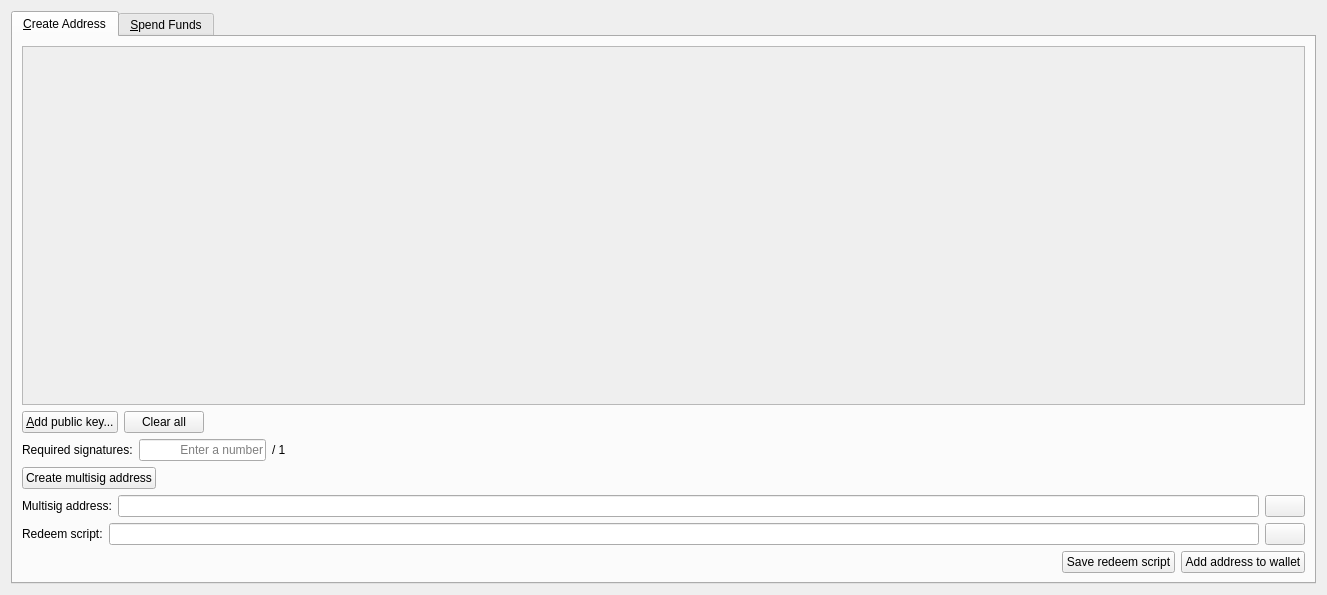
<?xml version="1.0" encoding="UTF-8"?>
<ui version="4.0">
 <class>MultisigDialog</class>
 <widget class="QWidget" name="MultisigDialog">
  <property name="geometry">
   <rect>
    <x>0</x>
    <y>0</y>
    <width>1327</width>
    <height>595</height>
   </rect>
  </property>
  <property name="windowTitle">
   <string>Multisig</string>
  </property>
  <layout class="QVBoxLayout" name="verticalLayout_2">
   <item>
    <widget class="QTabWidget" name="tabWidget">
     <property name="currentIndex">
      <number>0</number>
     </property>
     <widget class="QWidget" name="tabCreateAddress">
      <attribute name="title">
       <string>&amp;Create Address</string>
      </attribute>
      <layout class="QVBoxLayout" name="verticalLayout">
       <item>
        <widget class="QScrollArea" name="scrollArea">
         <property name="widgetResizable">
          <bool>true</bool>
         </property>
         <widget class="QWidget" name="scrollAreaWidgetContents">
          <property name="geometry">
           <rect>
            <x>0</x>
            <y>0</y>
            <width>1283</width>
            <height>345</height>
           </rect>
          </property>
          <layout class="QVBoxLayout" name="verticalLayout_3">
           <item>
            <layout class="QVBoxLayout" name="pubkeyEntries"/>
           </item>
           <item>
            <spacer name="verticalSpacer">
             <property name="orientation">
              <enum>Qt::Vertical</enum>
             </property>
             <property name="sizeHint" stdset="0">
              <size>
               <width>20</width>
               <height>40</height>
              </size>
             </property>
            </spacer>
           </item>
          </layout>
         </widget>
        </widget>
       </item>
       <item>
        <layout class="QHBoxLayout" name="horizontalLayout_14">
         <item>
          <widget class="QPushButton" name="addPubKeyButton">
           <property name="toolTip">
            <string>Add a member to the signing pool</string>
           </property>
           <property name="text">
            <string>&amp;Add public key...</string>
           </property>
           <property name="icon">
            <iconset resource="../bitcoin.qrc">
             <normaloff>:/icons/add</normaloff>:/icons/add</iconset>
           </property>
          </widget>
         </item>
         <item>
          <widget class="QPushButton" name="clearButton">
           <property name="sizePolicy">
            <sizepolicy hsizetype="Minimum" vsizetype="Fixed">
             <horstretch>0</horstretch>
             <verstretch>0</verstretch>
            </sizepolicy>
           </property>
           <property name="toolTip">
            <string>Remove all public key fields</string>
           </property>
           <property name="text">
            <string>Clear all</string>
           </property>
           <property name="icon">
            <iconset resource="../bitcoin.qrc">
             <normaloff>:/icons/remove</normaloff>:/icons/remove</iconset>
           </property>
           <property name="autoRepeatDelay">
            <number>300</number>
           </property>
          </widget>
         </item>
         <item>
          <spacer name="horizontalSpacer_8">
           <property name="orientation">
            <enum>Qt::Horizontal</enum>
           </property>
           <property name="sizeHint" stdset="0">
            <size>
             <width>40</width>
             <height>20</height>
            </size>
           </property>
          </spacer>
         </item>
        </layout>
       </item>
       <item>
        <layout class="QHBoxLayout" name="horizontalLayout_2">
         <item>
          <widget class="QLabel" name="requiredSignaturesLabel">
           <property name="text">
            <string>Required signatures:</string>
           </property>
          </widget>
         </item>
         <item>
          <widget class="QLineEdit" name="requiredSignatures">
           <property name="sizePolicy">
            <sizepolicy hsizetype="Minimum" vsizetype="Fixed">
             <horstretch>0</horstretch>
             <verstretch>0</verstretch>
            </sizepolicy>
           </property>
           <property name="minimumSize">
            <size>
             <width>127</width>
             <height>0</height>
            </size>
           </property>
           <property name="text">
            <string/>
           </property>
           <property name="maxLength">
            <number>2</number>
           </property>
           <property name="frame">
            <bool>true</bool>
           </property>
           <property name="alignment">
            <set>Qt::AlignRight|Qt::AlignTrailing|Qt::AlignVCenter</set>
           </property>
           <property name="placeholderText">
            <string>Enter a number</string>
           </property>
          </widget>
         </item>
         <item>
          <widget class="QLabel" name="maxSignaturesLabel">
           <property name="text">
            <string notr="true">/ 1</string>
           </property>
          </widget>
         </item>
         <item>
          <spacer name="horizontalSpacer_2">
           <property name="orientation">
            <enum>Qt::Horizontal</enum>
           </property>
           <property name="sizeHint" stdset="0">
            <size>
             <width>40</width>
             <height>20</height>
            </size>
           </property>
          </spacer>
         </item>
        </layout>
       </item>
       <item>
        <layout class="QHBoxLayout" name="horizontalLayout">
         <item>
          <widget class="QPushButton" name="createAddressButton">
           <property name="text">
            <string>Create multisig address</string>
           </property>
          </widget>
         </item>
         <item>
          <spacer name="horizontalSpacer">
           <property name="orientation">
            <enum>Qt::Horizontal</enum>
           </property>
           <property name="sizeHint" stdset="0">
            <size>
             <width>40</width>
             <height>20</height>
            </size>
           </property>
          </spacer>
         </item>
        </layout>
       </item>
       <item>
        <layout class="QHBoxLayout" name="horizontalLayoutMultisigAddress">
         <item>
          <widget class="QLabel" name="multisigAddressLabel">
           <property name="text">
            <string>Multisig address:</string>
           </property>
          </widget>
         </item>
         <item>
          <widget class="QLineEdit" name="multisigAddress">
           <property name="readOnly">
            <bool>true</bool>
           </property>
          </widget>
         </item>
         <item>
          <widget class="QPushButton" name="copyMultisigAddressButton">
           <property name="toolTip">
            <string>Copy the multisig address to the system clipboard</string>
           </property>
           <property name="text">
            <string/>
           </property>
           <property name="icon">
            <iconset resource="../bitcoin.qrc">
             <normaloff>:/icons/editcopy</normaloff>:/icons/editcopy</iconset>
           </property>
           <property name="autoDefault">
            <bool>false</bool>
           </property>
          </widget>
         </item>
        </layout>
       </item>
       <item>
        <layout class="QHBoxLayout" name="horizontalLayout_3">
         <item>
          <widget class="QLabel" name="redeemScriptLabel">
           <property name="text">
            <string>Redeem script:</string>
           </property>
          </widget>
         </item>
         <item>
          <widget class="QLineEdit" name="redeemScript">
           <property name="readOnly">
            <bool>true</bool>
           </property>
          </widget>
         </item>
         <item>
          <widget class="QPushButton" name="copyRedeemScriptButton">
           <property name="toolTip">
            <string>Copy the redeem script to the system clipboard</string>
           </property>
           <property name="text">
            <string/>
           </property>
           <property name="icon">
            <iconset resource="../bitcoin.qrc">
             <normaloff>:/icons/editcopy</normaloff>:/icons/editcopy</iconset>
           </property>
           <property name="autoDefault">
            <bool>false</bool>
           </property>
          </widget>
         </item>
        </layout>
       </item>
       <item>
        <layout class="QHBoxLayout" name="horizontalLayout_15">
         <item>
          <spacer name="horizontalSpacer_11">
           <property name="orientation">
            <enum>Qt::Horizontal</enum>
           </property>
           <property name="sizeHint" stdset="0">
            <size>
             <width>40</width>
             <height>20</height>
            </size>
           </property>
          </spacer>
         </item>
         <item>
          <widget class="QPushButton" name="saveRedeemScriptButton">
           <property name="toolTip">
            <string>The redeem script will be required to spend the funds sent to the multisig address</string>
           </property>
           <property name="text">
            <string>Save redeem script</string>
           </property>
          </widget>
         </item>
         <item>
          <widget class="QPushButton" name="saveMultisigAddressButton">
           <property name="toolTip">
            <string>Add the multisig address to your personal addresses</string>
           </property>
           <property name="text">
            <string>Add address to wallet</string>
           </property>
          </widget>
         </item>
        </layout>
       </item>
      </layout>
     </widget>
     <widget class="QWidget" name="tabSpendFunds">
      <attribute name="title">
       <string>&amp;Spend Funds</string>
      </attribute>
      <layout class="QVBoxLayout" name="verticalLayout_13">
       <item>
        <layout class="QVBoxLayout" name="verticalLayout_8">
         <item>
          <layout class="QHBoxLayout" name="horizontalLayout_4">
           <item>
            <widget class="QGroupBox" name="inputsBox">
             <property name="title">
              <string>Inputs</string>
             </property>
             <layout class="QVBoxLayout" name="verticalLayout_6">
              <item>
               <widget class="QScrollArea" name="scrollArea_2">
                <property name="minimumSize">
                 <size>
                  <width>0</width>
                  <height>0</height>
                 </size>
                </property>
                <property name="widgetResizable">
                 <bool>true</bool>
                </property>
                <widget class="QWidget" name="scrollAreaWidgetContents_2">
                 <property name="geometry">
                  <rect>
                   <x>0</x>
                   <y>0</y>
                   <width>616</width>
                   <height>271</height>
                  </rect>
                 </property>
                 <layout class="QVBoxLayout" name="verticalLayout_4">
                  <item>
                   <layout class="QVBoxLayout" name="inputs"/>
                  </item>
                  <item>
                   <spacer name="verticalSpacer_2">
                    <property name="orientation">
                     <enum>Qt::Vertical</enum>
                    </property>
                    <property name="sizeHint" stdset="0">
                     <size>
                      <width>20</width>
                      <height>42</height>
                     </size>
                    </property>
                   </spacer>
                  </item>
                 </layout>
                </widget>
               </widget>
              </item>
              <item>
               <layout class="QHBoxLayout" name="horizontalLayout_6">
                <item>
                 <spacer name="horizontalSpacer_9">
                  <property name="orientation">
                   <enum>Qt::Horizontal</enum>
                  </property>
                  <property name="sizeHint" stdset="0">
                   <size>
                    <width>40</width>
                    <height>20</height>
                   </size>
                  </property>
                 </spacer>
                </item>
                <item>
                 <widget class="QLabel" name="inputsAmountLabel">
                  <property name="text">
                   <string>Inputs amount:</string>
                  </property>
                 </widget>
                </item>
                <item>
                 <widget class="QLabel" name="inputsAmount">
                  <property name="text">
                   <string notr="true">123.456</string>
                  </property>
                  <property name="textInteractionFlags">
                   <set>Qt::LinksAccessibleByMouse|Qt::TextSelectableByKeyboard|Qt::TextSelectableByMouse</set>
                  </property>
                 </widget>
                </item>
                <item>
                 <widget class="QLabel" name="label">
                  <property name="text">
                   <string notr="true">XSC</string>
                  </property>
                 </widget>
                </item>
               </layout>
              </item>
              <item>
               <layout class="QHBoxLayout" name="horizontalLayout_5">
                <item>
                 <widget class="QPushButton" name="addInputButton">
                  <property name="text">
                   <string>Add input...</string>
                  </property>
                  <property name="icon">
                   <iconset resource="../bitcoin.qrc">
                    <normaloff>:/icons/add</normaloff>:/icons/add</iconset>
                  </property>
                 </widget>
                </item>
                <item>
                 <spacer name="horizontalSpacer_3">
                  <property name="orientation">
                   <enum>Qt::Horizontal</enum>
                  </property>
                  <property name="sizeHint" stdset="0">
                   <size>
                    <width>40</width>
                    <height>20</height>
                   </size>
                  </property>
                 </spacer>
                </item>
               </layout>
              </item>
             </layout>
            </widget>
           </item>
           <item>
            <widget class="QGroupBox" name="outputsBox">
             <property name="title">
              <string>Outputs</string>
             </property>
             <layout class="QVBoxLayout" name="verticalLayout_7">
              <item>
               <widget class="QScrollArea" name="scrollArea_3">
                <property name="minimumSize">
                 <size>
                  <width>0</width>
                  <height>0</height>
                 </size>
                </property>
                <property name="widgetResizable">
                 <bool>true</bool>
                </property>
                <widget class="QWidget" name="scrollAreaWidgetContents_3">
                 <property name="geometry">
                  <rect>
                   <x>0</x>
                   <y>0</y>
                   <width>615</width>
                   <height>243</height>
                  </rect>
                 </property>
                 <layout class="QVBoxLayout" name="verticalLayout_5">
                  <item>
                   <layout class="QVBoxLayout" name="outputs"/>
                  </item>
                  <item>
                   <spacer name="verticalSpacer_3">
                    <property name="orientation">
                     <enum>Qt::Vertical</enum>
                    </property>
                    <property name="sizeHint" stdset="0">
                     <size>
                      <width>20</width>
                      <height>42</height>
                     </size>
                    </property>
                   </spacer>
                  </item>
                 </layout>
                </widget>
               </widget>
              </item>
              <item>
               <layout class="QHBoxLayout" name="horizontalLayout_7">
                <item>
                 <spacer name="horizontalSpacer_10">
                  <property name="orientation">
                   <enum>Qt::Horizontal</enum>
                  </property>
                  <property name="sizeHint" stdset="0">
                   <size>
                    <width>40</width>
                    <height>20</height>
                   </size>
                  </property>
                 </spacer>
                </item>
                <item>
                 <widget class="QLabel" name="outputsAmountLabel">
                  <property name="text">
                   <string>Outputs amount:</string>
                  </property>
                 </widget>
                </item>
                <item>
                 <widget class="QLabel" name="outputsAmount">
                  <property name="text">
                   <string notr="true">123.456</string>
                  </property>
                  <property name="textInteractionFlags">
                   <set>Qt::LinksAccessibleByMouse|Qt::TextSelectableByKeyboard|Qt::TextSelectableByMouse</set>
                  </property>
                 </widget>
                </item>
                <item>
                 <widget class="QLabel" name="label_2">
                  <property name="text">
                   <string notr="true">XSC</string>
                  </property>
                 </widget>
                </item>
               </layout>
              </item>
              <item>
               <layout class="QHBoxLayout" name="horizontalLayout_16">
                <item>
                 <spacer name="horizontalSpacer_12">
                  <property name="orientation">
                   <enum>Qt::Horizontal</enum>
                  </property>
                  <property name="sizeHint" stdset="0">
                   <size>
                    <width>40</width>
                    <height>20</height>
                   </size>
                  </property>
                 </spacer>
                </item>
                <item>
                 <widget class="QLabel" name="feeLabel">
                  <property name="text">
                   <string>Fee:</string>
                  </property>
                 </widget>
                </item>
                <item>
                 <widget class="QLabel" name="fee">
                  <property name="text">
                   <string notr="true">123.456</string>
                  </property>
                 </widget>
                </item>
                <item>
                 <widget class="QLabel" name="label_3">
                  <property name="text">
                   <string notr="true">XSC</string>
                  </property>
                 </widget>
                </item>
               </layout>
              </item>
              <item>
               <layout class="QHBoxLayout" name="horizontalLayout_8">
                <item>
                 <widget class="QPushButton" name="addOutputButton">
                  <property name="text">
                   <string>Add output...</string>
                  </property>
                  <property name="icon">
                   <iconset resource="../bitcoin.qrc">
                    <normaloff>:/icons/add</normaloff>:/icons/add</iconset>
                  </property>
                 </widget>
                </item>
                <item>
                 <spacer name="horizontalSpacer_4">
                  <property name="orientation">
                   <enum>Qt::Horizontal</enum>
                  </property>
                  <property name="sizeHint" stdset="0">
                   <size>
                    <width>40</width>
                    <height>20</height>
                   </size>
                  </property>
                 </spacer>
                </item>
               </layout>
              </item>
             </layout>
            </widget>
           </item>
          </layout>
         </item>
         <item>
          <layout class="QHBoxLayout" name="horizontalLayout_9">
           <item>
            <widget class="QPushButton" name="createTransactionButton">
             <property name="text">
              <string>Create transaction</string>
             </property>
            </widget>
           </item>
           <item>
            <spacer name="horizontalSpacer_5">
             <property name="orientation">
              <enum>Qt::Horizontal</enum>
             </property>
             <property name="sizeHint" stdset="0">
              <size>
               <width>40</width>
               <height>20</height>
              </size>
             </property>
            </spacer>
           </item>
          </layout>
         </item>
        </layout>
       </item>
       <item>
        <layout class="QVBoxLayout" name="verticalLayout_10">
         <item>
          <layout class="QHBoxLayout" name="horizontalLayout_10">
           <item>
            <widget class="QLineEdit" name="transaction">
             <property name="sizePolicy">
              <sizepolicy hsizetype="Expanding" vsizetype="Fixed">
               <horstretch>0</horstretch>
               <verstretch>0</verstretch>
              </sizepolicy>
             </property>
             <property name="placeholderText">
              <string>Enter a raw transaction or create a new one</string>
             </property>
            </widget>
           </item>
           <item>
            <widget class="QPushButton" name="copyTransactionButton">
             <property name="toolTip">
              <string/>
             </property>
             <property name="text">
              <string/>
             </property>
             <property name="icon">
              <iconset resource="../bitcoin.qrc">
               <normaloff>:/icons/editcopy</normaloff>:/icons/editcopy</iconset>
             </property>
             <property name="autoDefault">
              <bool>false</bool>
             </property>
            </widget>
           </item>
           <item>
            <widget class="QPushButton" name="pasteTransactionButton">
             <property name="toolTip">
              <string>Paste transaction from clipboard</string>
             </property>
             <property name="text">
              <string/>
             </property>
             <property name="icon">
              <iconset resource="../bitcoin.qrc">
               <normaloff>:/icons/editpaste</normaloff>:/icons/editpaste</iconset>
             </property>
             <property name="shortcut">
              <string>Alt+P</string>
             </property>
             <property name="autoDefault">
              <bool>false</bool>
             </property>
            </widget>
           </item>
          </layout>
         </item>
         <item>
          <layout class="QHBoxLayout" name="horizontalLayout_11">
           <item>
            <widget class="QPushButton" name="signTransactionButton">
             <property name="text">
              <string>Sign transaction</string>
             </property>
             <property name="icon">
              <iconset resource="../bitcoin.qrc">
               <normaloff>:/icons/edit</normaloff>:/icons/edit</iconset>
             </property>
            </widget>
           </item>
           <item>
            <spacer name="horizontalSpacer_6">
             <property name="orientation">
              <enum>Qt::Horizontal</enum>
             </property>
             <property name="sizeHint" stdset="0">
              <size>
               <width>40</width>
               <height>20</height>
              </size>
             </property>
            </spacer>
           </item>
          </layout>
         </item>
        </layout>
       </item>
       <item>
        <layout class="QVBoxLayout" name="verticalLayout_12">
         <item>
          <layout class="QHBoxLayout" name="horizontalLayout_13">
           <item>
            <widget class="QLineEdit" name="signedTransaction">
             <property name="sizePolicy">
              <sizepolicy hsizetype="Expanding" vsizetype="Fixed">
               <horstretch>0</horstretch>
               <verstretch>0</verstretch>
              </sizepolicy>
             </property>
             <property name="readOnly">
              <bool>true</bool>
             </property>
            </widget>
           </item>
           <item>
            <widget class="QPushButton" name="copySignedTransactionButton">
             <property name="toolTip">
              <string/>
             </property>
             <property name="text">
              <string/>
             </property>
             <property name="icon">
              <iconset resource="../bitcoin.qrc">
               <normaloff>:/icons/editcopy</normaloff>:/icons/editcopy</iconset>
             </property>
             <property name="autoDefault">
              <bool>false</bool>
             </property>
            </widget>
           </item>
          </layout>
         </item>
         <item>
          <layout class="QHBoxLayout" name="horizontalLayout_12">
           <item>
            <widget class="QLabel" name="statusLabel">
             <property name="text">
              <string/>
             </property>
            </widget>
           </item>
           <item>
            <spacer name="horizontalSpacer_7">
             <property name="orientation">
              <enum>Qt::Horizontal</enum>
             </property>
             <property name="sizeHint" stdset="0">
              <size>
               <width>40</width>
               <height>20</height>
              </size>
             </property>
            </spacer>
           </item>
           <item>
            <widget class="QPushButton" name="sendTransactionButton">
             <property name="text">
              <string>Send transaction</string>
             </property>
             <property name="icon">
              <iconset resource="../bitcoin.qrc">
               <normaloff>:/icons/send</normaloff>:/icons/send</iconset>
             </property>
            </widget>
           </item>
          </layout>
         </item>
        </layout>
       </item>
      </layout>
     </widget>
    </widget>
   </item>
  </layout>
 </widget>
 <resources>
  <include location="../bitcoin.qrc"/>
 </resources>
 <connections/>
</ui>
